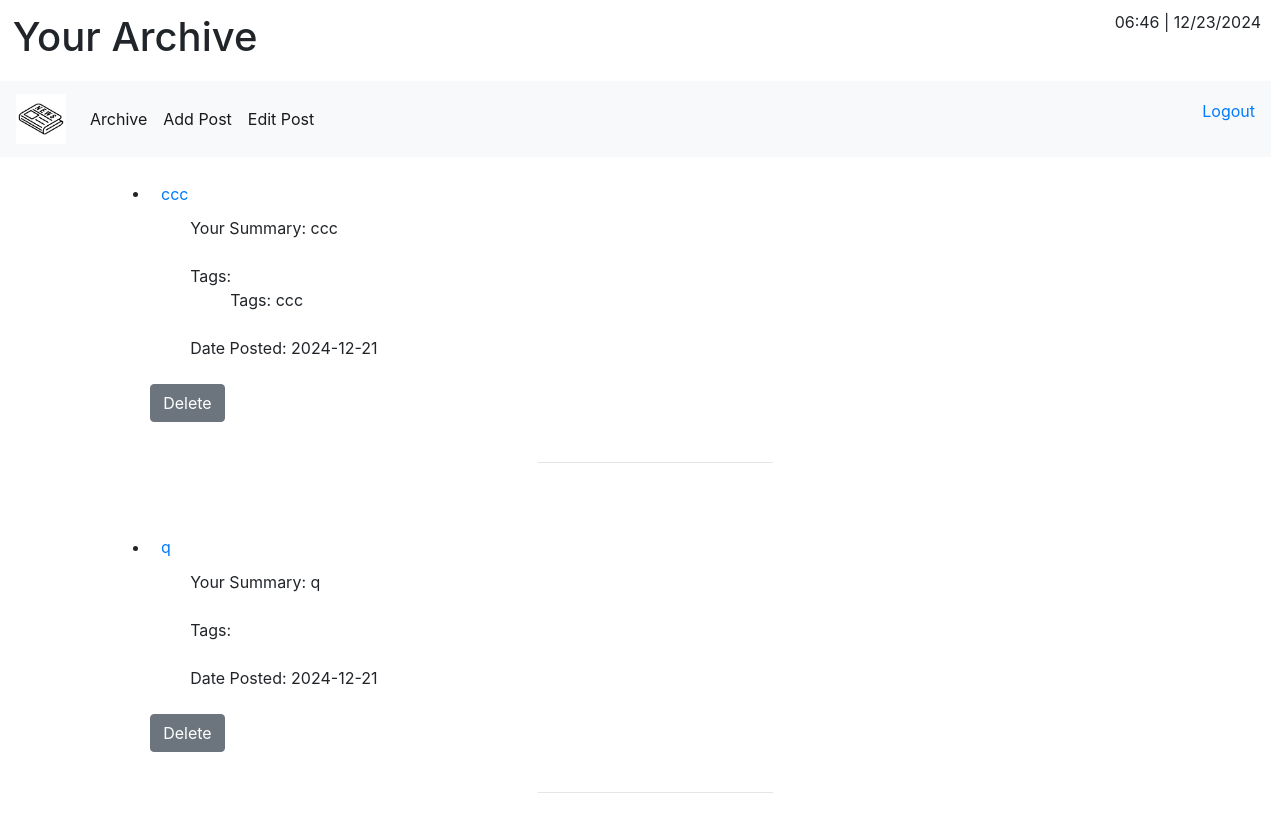
The app's page /pages/ (signed in), older data.
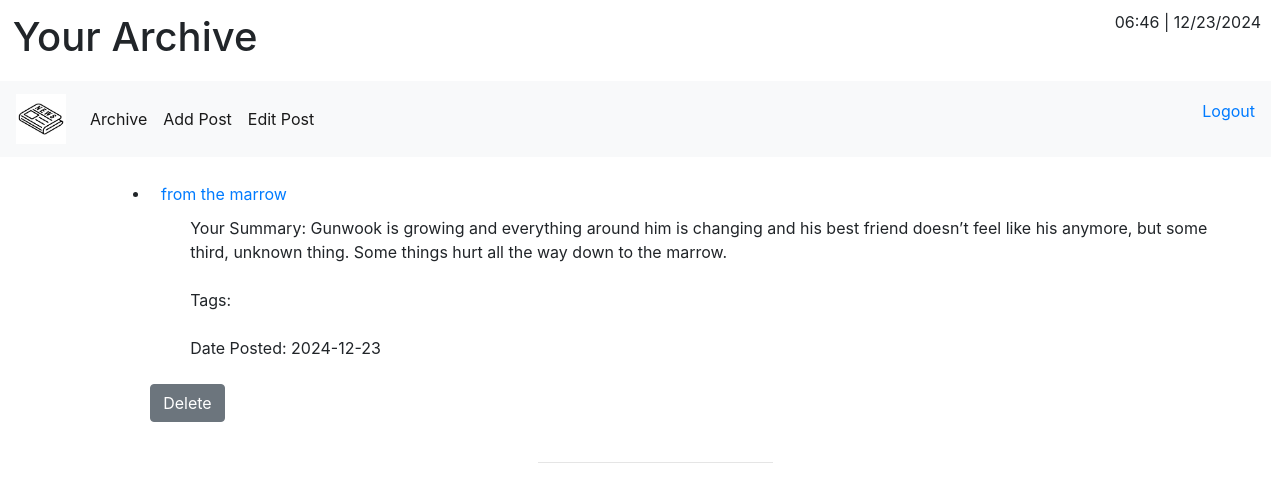
The same page, newer data.
### tables this page shows
CREATE TABLE BlogPosts (
        "PostId" integer primary key autoincrement,
        "UserID" integer,
        "Title" Text,
        "Author" Text,
        "Content" Text,
        "Permalink" Text,
        "Tags" Text,
        "published_on" date
    );

### pages.py (the view)
@pages_bp.route("/home")
@pages_bp.route("/")
def home():
    if session.get("logged_in"):
        posts = get_user_posts(session["user_id"])
        session["PostId"] = None
        return render_template('index.html', posts=posts, id=session["user_id"])
    else:
        return redirect(url_for('auth.login_page'))

### connection.py (called while the page is built)
def get_db():
    connection = g.get('db', 'null')
    if connection == 'null':
        try:
            g.db = sqlite3.connect(db_file)
            g.db.row_factory = sqlite3.Row
            return g.db
        except Exception as ex:
            return False
    else:
        return connection

### fics.py (called while the page is built)
def get_user_posts(user_id):
    connection = get_db()
    sql = connection.cursor()
    data = sql.execute('''select * from BlogPosts where UserID=?''', [user_id])
    saved_posts = data.fetchall()
    return saved_posts

### templates/index.html (shortened to what this page needs)
<!DOCTYPE html>
<html lang="en">
  <head>
    <link rel="stylesheet" href="https://cdn.jsdelivr.net/npm/bootstrap@4.4.1/dist/css/bootstrap.min.css">
    <link rel="stylesheet" href="{{url_for('static', filename='style.css')}}">
  </head>
  <body>
    <main>
        <div style="float:right;" id="date"></div>
        <h1 class="title">Your Archive</h1>
            <nav class="navbar navbar-expand-lg navbar-light bg-light">
                <a class="navbar-brand" href="#">
                    <img src="{{ url_for('static', filename='images/newspaper.jpg') }}" width="50px" height="50px" alt="">
                </a>
                <div class="collapse navbar-collapse" id="navbarNav">
                    <ul class="navbar-nav">
                        <li class="nav-item active">
                        <a class="nav-link" href="{{ url_for('pages.home') }}">Archive</a>
                        </li>
                    </ul>
                  <ul class="navbar-nav">
                    <li class="nav-item active">
                    <a class="nav-link" href="{{ url_for('pages.addpost') }}">Add Post</a>
                    </li>
                  </ul>
                  <ul class="navbar-nav">
                    <li class="nav-item active">
                    <a class="nav-link" href="{{ url_for('pages.editpost') }}">Edit Post</a>
                    </li>
                  </ul>
                  <ul class="form-inline ml-auto">
                        <a href="{{url_for('auth.logout')}}">Logout</a>
                   </ul>
                </div>
            </nav>
        {% macro render_tags(posts) %}
          {% if posts.Tags != "" %}
            <ul>Tags: {{ posts.Tags }}</ul>
          {% endif %}
        {% endmacro %}
        {% macro render_posts(posts) %}
          {% if posts.UserID == id %}
            <li>
              <a id="post_title" href="{{ posts.Permalink }}">{{ posts.Title }}</a>
              <ul id="post_summary">Your Summary: {{ posts.Content }}</ul>
              <br>
              <ul>Tags: {{ render_tags(posts) }}</ul>
              <br>
              <ul>Date Posted: {{posts.published_on}}</ul>
              <br>
            </li>
            <form action="{{ url_for('pages.deletepost') }}" method="POST">
              <input class="ui button secondary btn btn-secondary" name="submit" type="submit" value="Delete">
            </form>
          {% endif %}
        {% endmacro %}
          <ul>
        {% for post in posts %}
          <div id="posts" class="container px-4 py-4 bg-gray">
          {{ render_posts(post) }}
          </div>
          <hr class="col-3 col-md-2 mb-5">
        {% endfor %}
          </ul>
    </main>
  </body>
</html>

### static/style.css (style rules this page uses)
.title { padding: 1%; }
#date { padding: 10px; }
.container { padding: 10px; }
#posts { margin-left: 7%; }
#post_title { padding: 1%; }
#post_summary { margin-top: 1%; }

Row changes from the older to the newer data that the page shows:
removed BlogPosts: Title "ccc", Content "ccc", Tags "ccc", published_on "2024-12-21"
removed BlogPosts: Title "q", Content "q", published_on "2024-12-21"
added BlogPosts: Title "from the marrow", Content "Gunwook is growing and everything around him is changing and his best friend doesn’t feel like his anymore, but some third, unknown thing. Some things hurt all the way down to the marrow.", published_on "2024-12-23"
